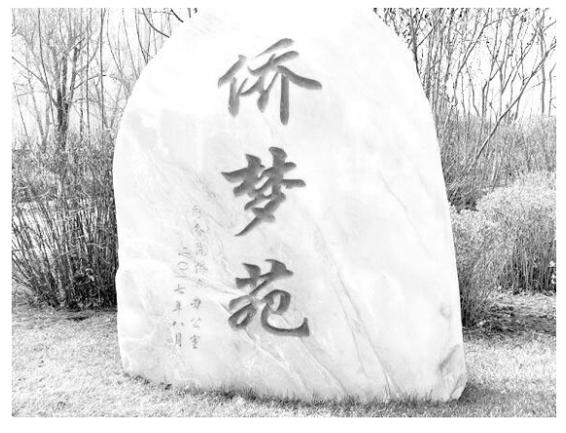
#> input picture 1.base/3.threshold_processing/ostu.jpg, 566 x 433 px
$ jupyter execute '3.Ostu方法.ipynb'
#> lines starting #> are read from the running program, lines starting #| are printed output that depends on the picture; after the words box and inside, x2 and y2 are one past the last pixel; in counts of white or black regions, pixels touching at a corner belong together
[cell 1]
import matplotlib
import matplotlib.pyplot as plt
import cv2
matplotlib.rcParams['font.sans-serif'] = ['SimHei']  # 设置中文字体为黑体
matplotlib.rcParams['axes.unicode_minus'] = False  # 解决负号显示问题
image=cv2.imread("./ostu.jpg")
#> image is the input picture: shape (433, 566, 3); min 0, max 255, mean 215
rgbimg = cv2.cvtColor(image, cv2.COLOR_BGR2RGB)
plt.imshow(rgbimg)
plt.title("原图")
plt.show()

[cell 2]
"""
读取灰度图
"""
grayimage=cv2.cvtColor(image,cv2.COLOR_BGR2GRAY)
plt.imshow(grayimage,cmap="gray")
plt.title("灰度图")
plt.show()

[cell 3]
"""
每个实例设置的阈值都是127，这个127是笔者设置的，并不是通过算法计算得到的。对于有些图像，当阈值被设置为127时，得到的效果并不好，这时就需要一个个去尝试，直到找到最合适的阈值。
逐个寻找最合适的阈值不仅工作量大，而且效率低。为此，OpenCV提供了Otsu方法。Otsu方法能够遍历所有可能的阈值，从中找到最合适的阈值。

Otsu方法的语法与threshold()方法的语法基本一致，只不过在为type传递参数时，要多传递一个参数，即cv2.THRESH_OTSU。cv2.THRESH_OTSU的作用就是实现Otsu方法的阈值处理。Otsu方法的语法如下：
     retval, dst = cv2.threshold(src, thresh, maxval, type)
参数说明：

　src：被处理的图像。需要注意的是，该图像需是灰度图像。
　thresh：阈值，且要把阈值设置为0。
　maxval：阈值处理采用的最大值，即255。
　type：阈值处理类型。除在表8.1中选择一种阈值处理类型外，还要多传递一个参数，即cv2.THRESH_OTSU。例如，cv2.THRESH_BINARY+cv2.THRESH_OTSU。
返回值说明：

　retval：由Otsu方法计算得到并使用的最合适的阈值。
　dst：经过阈值处理后的图像。
"""
plt.subplot(221)
plt.imshow(grayimage,cmap="gray")
plt.title("灰度图")
plt.subplot(222)
_,dst=cv2.threshold(grayimage,127,255,cv2.THRESH_BINARY)
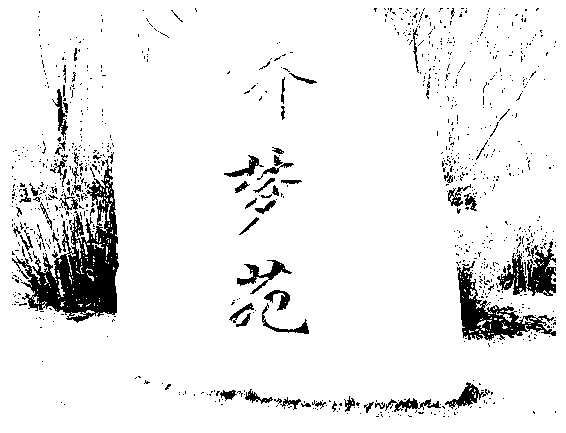
#> dst: shape (433, 566); 92.5% white; 962 black regions (894 under 20 px), largest, box (x1, y1, x2, y2) and area: (12, 159, 119, 323) 6348, (457, 261, 556, 341) 2375, (497, 241, 556, 296) 1498
plt.imshow(dst,cmap="gray")
plt.title("二值化图")
plt.show()
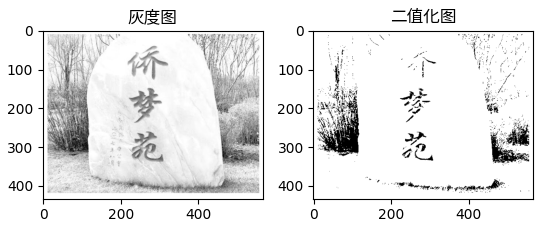
#> figure drawn by matplotlib, 2 panels
plt.subplot(223)
_,ostuImg=cv2.threshold(grayimage,0,255,cv2.THRESH_BINARY+cv2.THRESH_OTSU)
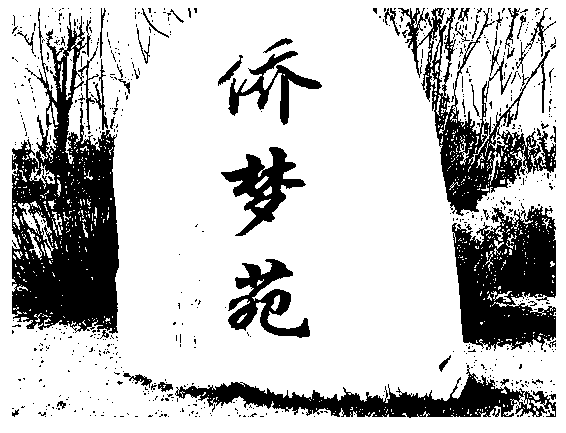
#> ostuImg: shape (433, 566); 76.8% white; 690 black regions (642 under 20 px), largest, box (x1, y1, x2, y2) and area: (12, 8, 119, 334) 18979, (452, 206, 556, 351) 10636, (398, 8, 556, 216) 8367
plt.imshow(ostuImg,cmap="gray")
plt.title("OTSU图")
plt.show()

$ run again, with 1.base/3.threshold_processing/高斯函数图像.png saved as 1.base/3.threshold_processing/ostu.jpg
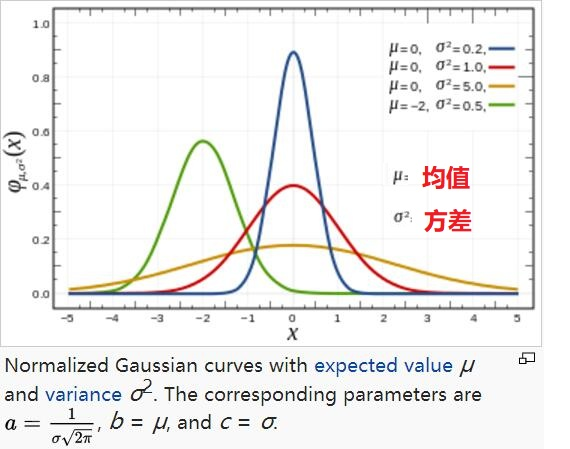
#> input picture 1.base/3.threshold_processing/高斯函数图像.png, 570 x 449 px
#> image is the input picture: shape (449, 570, 3); mean B, G, R 238.5, 239.5, 240.4
#> `_,dst=cv2.threshold(grayimage,127,255,cv2.THRESH_BINARY)`:
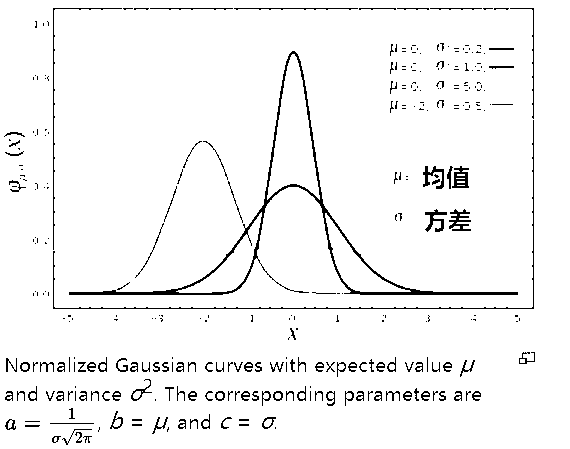
#> dst: shape (449, 570); 95.6% white; black in thin lines or dots
#> `_,ostuImg=cv2.threshold(grayimage,0,255,cv2.THRESH_BINARY+cv2.THRESH_O..`:
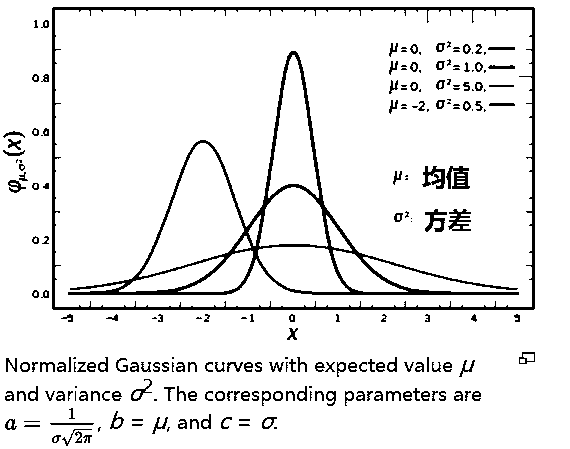
#> ostuImg: shape (449, 570); 92% white; 219 black regions (60 under 20 px), largest, box (x1, y1, x2, y2) and area: (68, 51, 519, 295) 6269, (52, 7, 535, 310) 5120, (446, 166, 470, 189) 343
